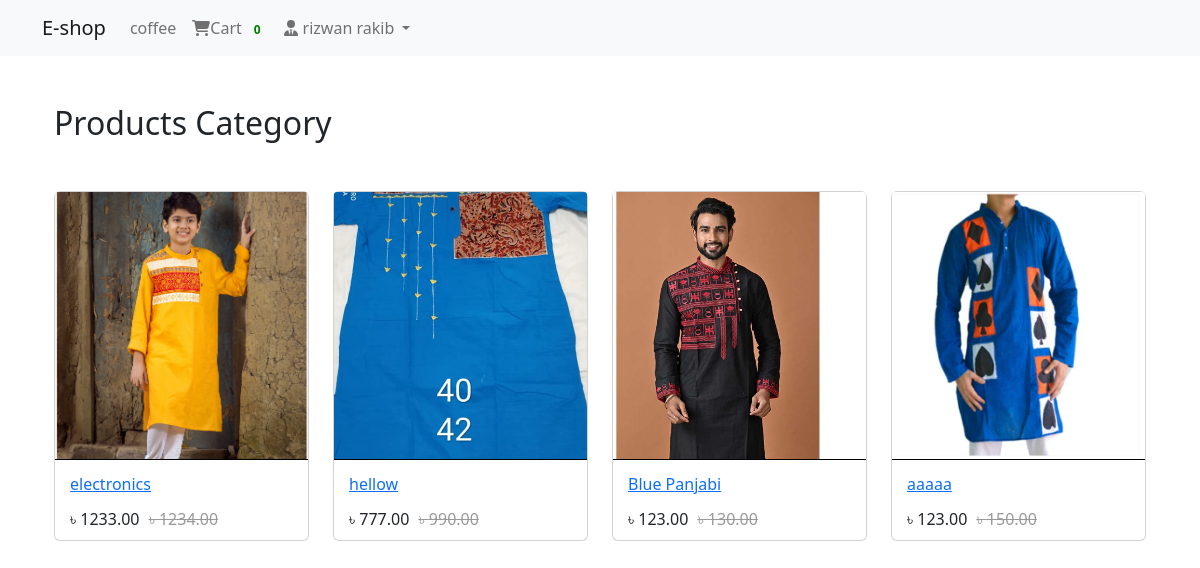
Before: / (signed in) with the older database file.
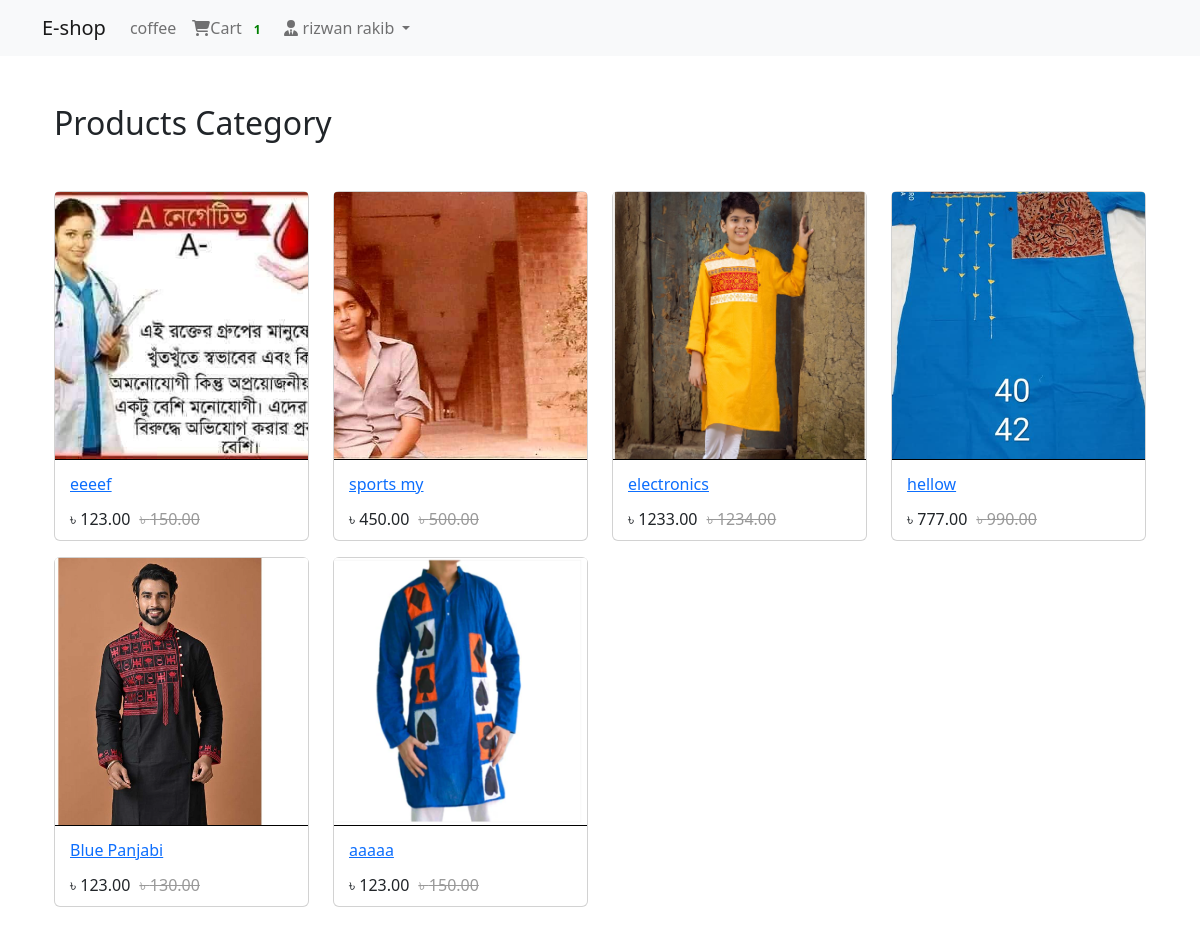
After: the same page with the newer database file.
### login_app/models.py (models this page shows, shortened)
class User(AbstractBaseUser, PermissionsMixin):
    email = models.EmailField(unique=True, null=False)
    is_staff = models.BooleanField(
        gettext_lazy('staff status'),  #
        default=False,
        help_text=gettext_lazy('desegnet whether the user can login this site')  # )
    )
    is_active = models.BooleanField(
        gettext_lazy('active'),  #
        default=True,
        help_text=gettext_lazy(
            'desegnation wheather this user should be terated as active.unselect this instead of deleting accounts')
    )
    USERNAME_FIELD = 'email'
    objects = MyUserManager()

class Profile(models.Model):
    user = models.OneToOneField(User, on_delete=models.CASCADE, related_name='profile')
    """hwre we have created one to one model relationship with User & Profile"""
    username = models.CharField(max_length=264, blank=True)
    full_name = models.CharField(max_length=264, blank=True)
    address_1 = models.TextField(max_length=300, blank=True)
    city = models.CharField(max_length=50, blank=True)
    zipcode = models.CharField(max_length=10, blank=True)
    country = models.CharField(max_length=50, blank=True)
    phone = models.CharField(max_length=50, blank=True)
    date_joined = models.DateTimeField(auto_now=True)

### shop_app/models.py (models this page shows, shortened)
class Product(models.Model):
    mainimage = models.ImageField(upload_to='products/')
    name = models.CharField(max_length=264)
    category = models.ForeignKey(Category, on_delete=models.CASCADE, related_name='Category')
    preview_text = models.TextField(max_length=200, verbose_name='Preview Text')
    detail_text = models.TextField(max_length=1000, verbose_name='Description')
    price = models.FloatField()
    old_price = models.FloatField(default=0.00)
    created = models.DateTimeField(auto_now_add=True)
    class Meta:
        ordering = ['-created', ]

### order_app/models.py (models this page shows, shortened)
class Order(models.Model):
    orderitems = models.ManyToManyField(Cart)
    user = models.ForeignKey(settings.AUTH_USER_MODEL, on_delete=models.CASCADE)
    ordered = models.BooleanField(default=False)
    created = models.DateTimeField(auto_now_add=True)
    paymentId = models.CharField(max_length=264, blank=True, null=True)
    orderId = models.CharField(max_length=200, blank=True, null=True)

### shop_app/views.py (the view)
# urls.py: path('', views.Home.as_view(), name='home'),
class Home(ListView):
    model = Product
    template_name = 'shop_app/home.html'

### order_app/templatetags/cart_tag.py (called while the page is built)
@register.filter
def cart_total(user):
    order = Order.objects.filter(user=user, ordered=False)
    if order.exists():
        return order[0].orderitems.count()
    else:
        return 0

### templates/shop_app/home.html
{% extends 'base.html' %}
{% block body_block %}
    <div class="container my-5">
        <h2 class="my-5"> Products Category</h2>
        <div class="row">
            {% for product in object_list %}
                <div class="col-md-6 col-sm-12 col-lg-3">
                    <figure class="card card-product">
                        <div class=" img-wrap ">
                            <img src="{{ product.mainimage.url }}" alt="picture" width="100%" height="300px">
                        </div>
                        <figcaption class="info-wrap">
                            <h6 class="title"><a href="{% url 'Shop_App:product_detail' pk=product.pk %}">{{ product.name }}</a> </h6>
                            <div class="action-wrap">
                                <div class="price-wrap5">
                                    <span class="price-new">&#2547; {{ product.price|floatformat:2 }}</span>
                                    <span class="price-old"><strike>&#2547; {{ product.old_price|floatformat:2 }}</strike></span>
                                </div>
                            </div>
                        </figcaption>
                    </figure>
                </div>
            {% endfor %}
        </div>
    </div>
{% endblock %}

### templates/base.html (shortened to what this page needs)
{% load  static %}
<!DOCTYPE html>
<html lang="en">
<head>
    <link href=" https://cdn.jsdelivr.net/npm/bootstrap@5.2.3/dist/css/bootstrap.min.css " rel="stylesheet">
    <link rel="stylesheet" href="{% static 'css/main.css' %}">
</head>
<body>
{% include 'navbar.html' %}
<div class="container">
    {% block body_block %}{% endblock %}
</div>
</body>
</html>

### templates/navbar.html (shortened to what this page needs)
{% load cart_tag %}
<nav class="navbar navbar-expand-lg navbar-light bg-light">
    <div class="container">
        <a class="navbar-brand" href="{% url 'Shop_App:home' %}">E-shop</a>
        <div
                class="collapse navbar-collapse  "
                id="navbarSupportedContent"
        >
            <ul class="navbar-nav ml-auto">
                {% if request.user.is_authenticated %}
                    <li class="nav-item"><a class="nav-link" href="#">coffee</a></li>
                    <li class="nav-item">
                        <a class="nav-link" href="{% url 'Order_App:cart' %}">
                            <i class="fa fa-shopping-cart"></i>Cart
                            <span class="badge badge-light" style="color: green">{{ request.user | cart_total }}</span>
                        </a>
                    </li>
                    <li class="nav-item dropdown">
                        <a class="nav-link dropdown-toggle" href="#" id="navbarDropdown" role="button"
                           data-toggle="dropdown" aria-haspopup="true" aria-expanded="false">
                            <i class="fas fa-user-tie"></i>
                            {{ request.user.profile.username }}
                        </a>
                    </li>
                {% else %}
                    <li class="nav-item">
                        <a href="{% url 'Login_App:login' %}" class="btn btn-primary">Login</a>
                    </li>
                {% endif %}
            </ul>
        </div>
    </div>
</nav>

### templates/base.html (style rules this page uses)
.card { height: 350px; }
.card-product:after { content: ""; display: table; clear: both; visibility: hidden; }
.card-product .price-new, .card-product .price { margin-right: 5px; }
.card-product .price-old { color: #999; }
.card-product .img-wrap { border-radius: 3px 3px 0 0; overflow: hidden; position: relative; height:300px; text-align: center; }
.card-product .img-wrap img { max-height: 100%; max-width: 100%; object-fit: cover; }
.card-product .info-wrap { overflow: hidden; padding: 15px; border-top: 1px solid black; }
.card-product .action-wrap { padding-top: 4px; margin-top: 4px; }
.card-product .title { margin-top: 0px; }

Changed rows visible on the page:
changed User "rizwan rakib": user|cart_total "0" → "1"
added Product: mainimage (picture), name "eeeef", price "123.00", old_price "150.00"
added Product: mainimage (picture), name "sports my", price "450.00", old_price "500.00"
